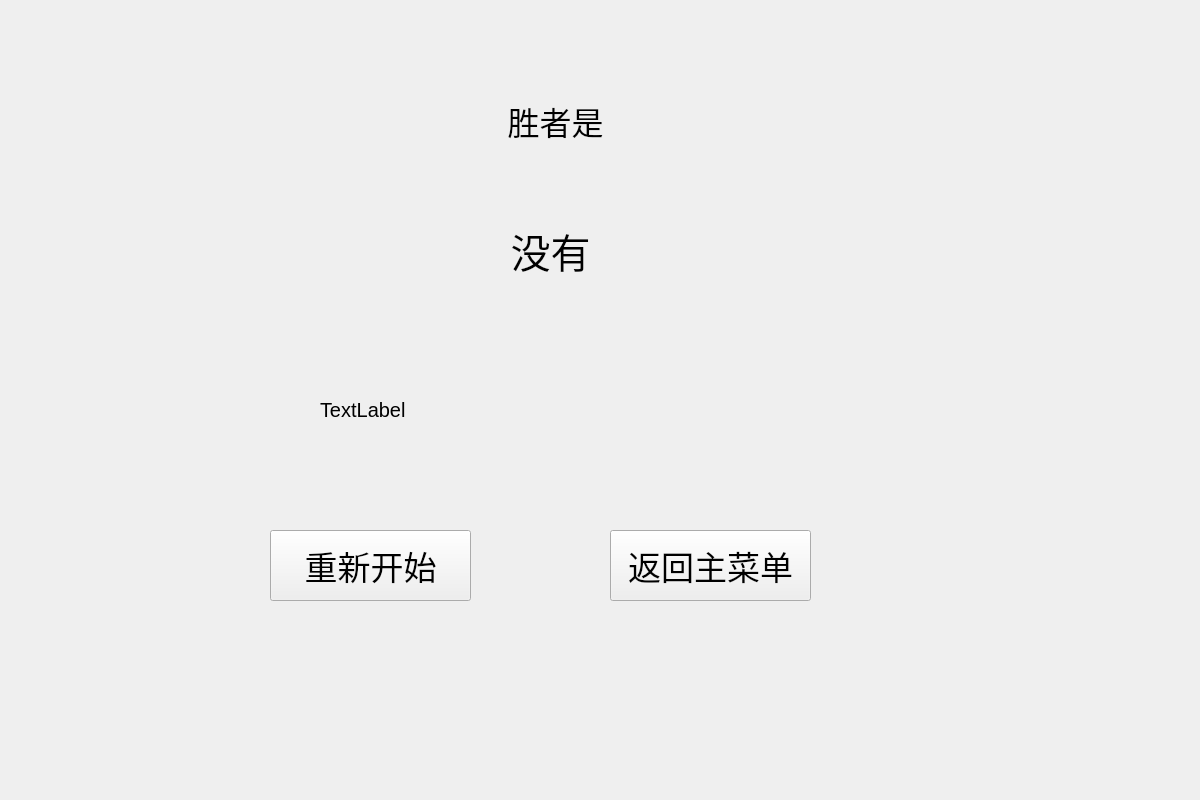
<?xml version="1.0" encoding="UTF-8"?>
<ui version="4.0">
 <class>FinishPanelClass</class>
 <widget class="QWidget" name="FinishPanelClass">
  <property name="geometry">
   <rect>
    <x>0</x>
    <y>0</y>
    <width>1200</width>
    <height>800</height>
   </rect>
  </property>
  <property name="windowTitle">
   <string>FinishPanel</string>
  </property>
  <widget class="QLabel" name="winnerImg">
   <property name="geometry">
    <rect>
     <x>480</x>
     <y>160</y>
     <width>141</width>
     <height>181</height>
    </rect>
   </property>
   <property name="font">
    <font>
     <pointsize>30</pointsize>
    </font>
   </property>
   <property name="text">
    <string>没有</string>
   </property>
   <property name="alignment">
    <set>Qt::AlignCenter</set>
   </property>
  </widget>
  <widget class="QLabel" name="titleLabel">
   <property name="geometry">
    <rect>
     <x>500</x>
     <y>90</y>
     <width>111</width>
     <height>61</height>
    </rect>
   </property>
   <property name="font">
    <font>
     <pointsize>24</pointsize>
    </font>
   </property>
   <property name="text">
    <string>胜者是</string>
   </property>
   <property name="alignment">
    <set>Qt::AlignCenter</set>
   </property>
  </widget>
  <widget class="QLabel" name="interestringLabel1">
   <property name="geometry">
    <rect>
     <x>320</x>
     <y>400</y>
     <width>441</width>
     <height>20</height>
    </rect>
   </property>
   <property name="font">
    <font>
     <pointsize>15</pointsize>
    </font>
   </property>
   <property name="text">
    <string>TextLabel</string>
   </property>
  </widget>
  <widget class="QPushButton" name="pushButtonRestart">
   <property name="geometry">
    <rect>
     <x>270</x>
     <y>530</y>
     <width>201</width>
     <height>71</height>
    </rect>
   </property>
   <property name="font">
    <font>
     <pointsize>25</pointsize>
    </font>
   </property>
   <property name="text">
    <string>重新开始</string>
   </property>
  </widget>
  <widget class="QPushButton" name="pushButtonReturn">
   <property name="geometry">
    <rect>
     <x>610</x>
     <y>530</y>
     <width>201</width>
     <height>71</height>
    </rect>
   </property>
   <property name="font">
    <font>
     <pointsize>25</pointsize>
    </font>
   </property>
   <property name="text">
    <string>返回主菜单</string>
   </property>
  </widget>
 </widget>
 <layoutdefault spacing="6" margin="11"/>
 <resources/>
 <connections/>
</ui>
